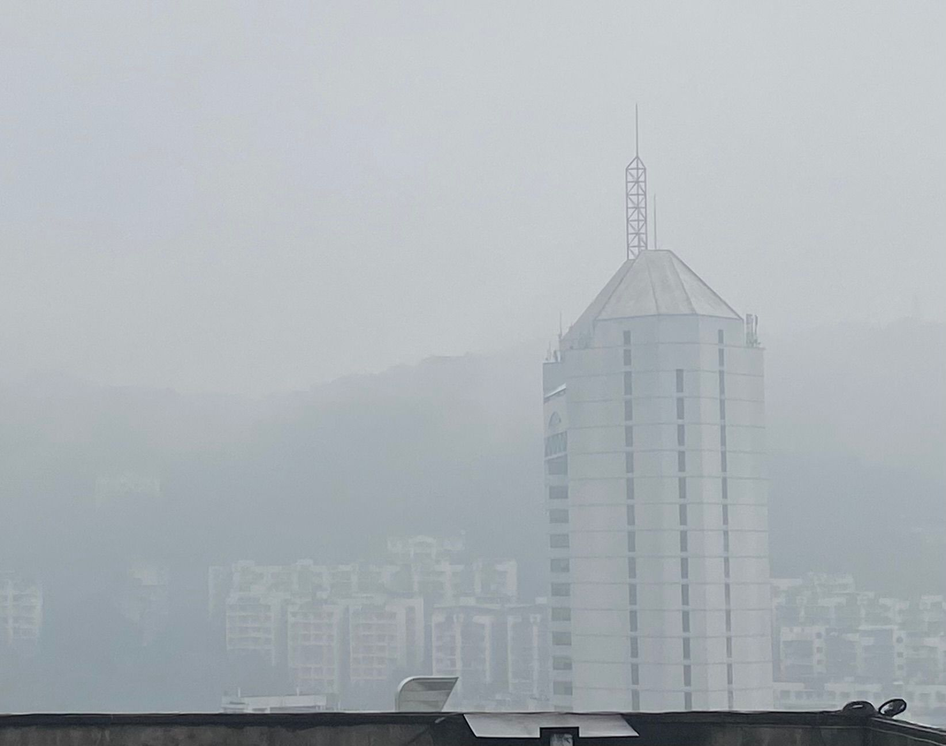
%> input picture 4_直方图均衡化/xkl.png, 946 x 746 px, shrunk from 1644 x 1295 before the run
$ octave p4.m   (GNU Octave 9; MATLAB toolbox functions it lacks are replaced by stand-ins)
%> lines starting %> are read from the running program, lines starting %| are printed output that depends on the picture
clear; clc;
close all
I=imread('xkl.png');
%> I is the input picture: size 746x946x3 uint8; mean R, G, B 172.2, 178.7, 183.4
figure;imshow(I);title('原图')
I(:,:,1)=adapthisteq(I(:,:,1));
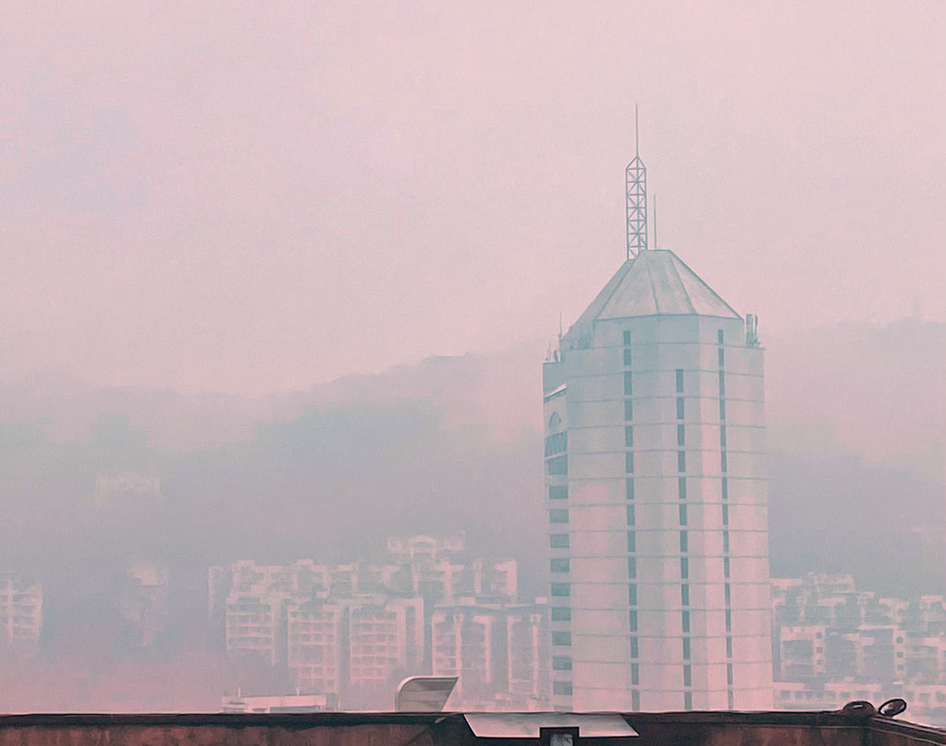
%> I: size 746x946x3 uint8; mean R, G, B 195.2, 178.7, 183.4
I(:,:,2)=adapthisteq(I(:,:,2));
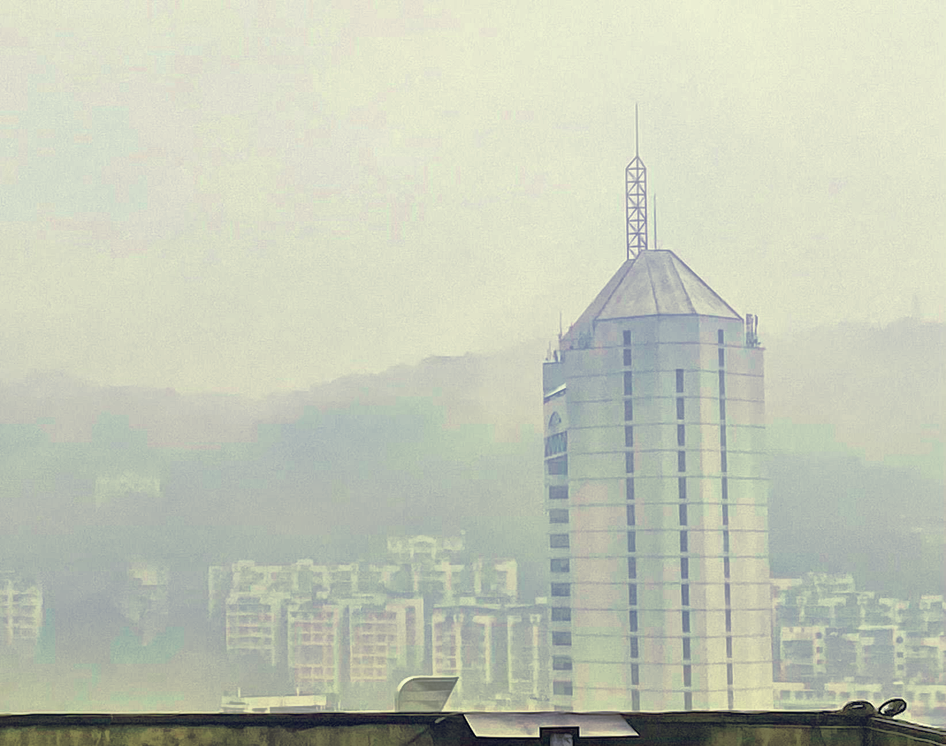
%> I: size 746x946x3 uint8; mean R, G, B 195.2, 200.1, 183.4
I(:,:,3)=adapthisteq(I(:,:,3));
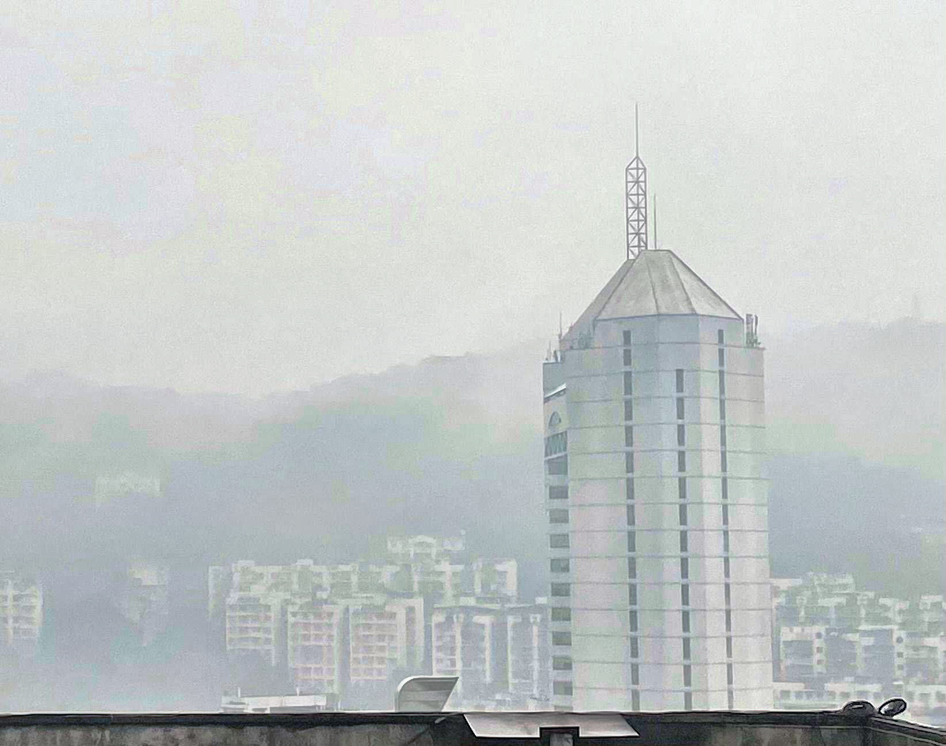
%> I: size 746x946x3 uint8; mean R, G, B 195.2, 200.1, 199.5
figure;imshow(I);title('直接直方图均衡化后的图像')
